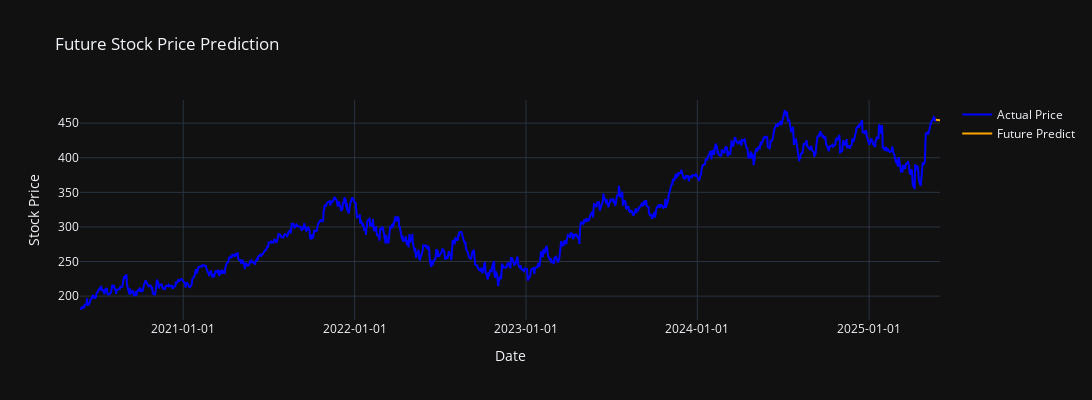

Source (notebook cell):
### Code cell
# Plotting future predictions
fig = go.Figure()
fig.update_layout(width=1100, height=400)
fig.add_trace(go.Scatter(x=df.index, y=df['Close'], mode='lines', name='Actual Price', line=dict(color='blue')))
fig.add_trace(go.Scatter(x=future_dates, y=future_predictions[:, 0], mode='lines', name='Future Predict', line=dict(color='orange')))
fig.update_layout(
    title='Future Stock Price Prediction',
    xaxis_title='Date',
    yaxis_title='Stock Price',
    template='plotly_dark',
    xaxis=dict(
        tickformat='%Y-%m-%d',
        hoverformat='%Y-%m-%d'
    )
)
fig.show()

### Figure 1 — Plotly figure (JSON) as saved in the notebook; plotly's stock layout.template omitted (floating-point values rounded to 4 significant figures; data arrays with more than 128 entries replaced by an {"elided": "..."} marker saying what was removed)
{"data": [{"line": {"color": "blue"}, "mode": "lines", "name": "Actual Price", "type": "scatter", "x": {"elided": "1256 str values"}, "y": {"elided": "1256 float values"}}, {"line": {"color": "orange"}, "mode": "lines", "name": "Future Predict", "type": "scatter", "x": ["2025-05-23T00:00:00", "2025-05-24T00:00:00", "2025-05-25T00:00:00", "2025-05-26T00:00:00", "2025-05-27T00:00:00", "2025-05-28T00:00:00", "2025-05-29T00:00:00", "2025-05-30T00:00:00", "2025-05-31T00:00:00", "2025-06-01T00:00:00"], "y": [454.9, 454.7, 454.6, 454.6, 454.5, 454.4, 454.4, 454.3, 454.3, 454.3]}], "layout": {"height": 400, "title": {"text": "Future Stock Price Prediction"}, "width": 1100, "xaxis": {"autorange": true, "hoverformat": "%Y-%m-%d", "range": ["2020-05-26", "2025-06-01"], "tickformat": "%Y-%m-%d", "title": {"text": "Date"}, "type": "date"}, "yaxis": {"autorange": true, "range": [165.5, 483.5], "title": {"text": "Stock Price"}, "type": "linear"}}}
